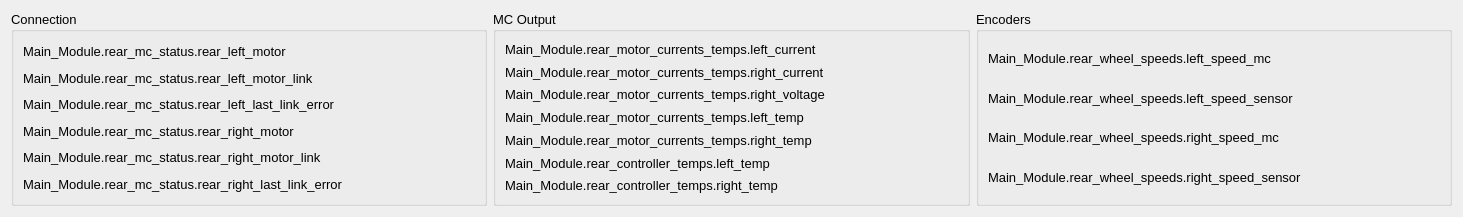
<?xml version="1.0" encoding="UTF-8"?>
<ui version="4.0">
 <class>motorViewer</class>
 <widget class="QWidget" name="motorViewer">
  <property name="geometry">
   <rect>
    <x>0</x>
    <y>0</y>
    <width>1463</width>
    <height>217</height>
   </rect>
  </property>
  <property name="windowTitle">
   <string>Form</string>
  </property>
  <layout class="QHBoxLayout" name="horizontalLayout">
   <item>
    <widget class="QGroupBox" name="groupBox_5">
     <property name="font">
      <font>
       <pointsize>10</pointsize>
      </font>
     </property>
     <property name="title">
      <string>Connection</string>
     </property>
     <layout class="QVBoxLayout" name="verticalLayout_4">
      <item>
       <widget class="CANVariableDisplay" name="label_17">
        <property name="font">
         <font>
          <pointsize>10</pointsize>
         </font>
        </property>
        <property name="text">
         <string>Main_Module.rear_mc_status.rear_left_motor</string>
        </property>
       </widget>
      </item>
      <item>
       <widget class="CANVariableDisplay" name="label_19">
        <property name="font">
         <font>
          <pointsize>10</pointsize>
         </font>
        </property>
        <property name="text">
         <string>Main_Module.rear_mc_status.rear_left_motor_link</string>
        </property>
       </widget>
      </item>
      <item>
       <widget class="CANVariableDisplay" name="label_21">
        <property name="font">
         <font>
          <pointsize>10</pointsize>
         </font>
        </property>
        <property name="text">
         <string>Main_Module.rear_mc_status.rear_left_last_link_error</string>
        </property>
       </widget>
      </item>
      <item>
       <widget class="CANVariableDisplay" name="label_18">
        <property name="font">
         <font>
          <pointsize>10</pointsize>
         </font>
        </property>
        <property name="text">
         <string>Main_Module.rear_mc_status.rear_right_motor</string>
        </property>
       </widget>
      </item>
      <item>
       <widget class="CANVariableDisplay" name="label_20">
        <property name="font">
         <font>
          <pointsize>10</pointsize>
         </font>
        </property>
        <property name="text">
         <string>Main_Module.rear_mc_status.rear_right_motor_link</string>
        </property>
       </widget>
      </item>
      <item>
       <widget class="CANVariableDisplay" name="label_22">
        <property name="font">
         <font>
          <pointsize>10</pointsize>
         </font>
        </property>
        <property name="text">
         <string>Main_Module.rear_mc_status.rear_right_last_link_error</string>
        </property>
       </widget>
      </item>
     </layout>
    </widget>
   </item>
   <item>
    <widget class="QGroupBox" name="groupBox_6">
     <property name="font">
      <font>
       <pointsize>10</pointsize>
      </font>
     </property>
     <property name="title">
      <string>MC Output</string>
     </property>
     <layout class="QVBoxLayout" name="verticalLayout_5">
      <item>
       <widget class="CANVariableDisplay" name="label_23">
        <property name="font">
         <font>
          <pointsize>10</pointsize>
         </font>
        </property>
        <property name="text">
         <string>Main_Module.rear_motor_currents_temps.left_current</string>
        </property>
       </widget>
      </item>
      <item>
       <widget class="CANVariableDisplay" name="label_24">
        <property name="font">
         <font>
          <pointsize>10</pointsize>
         </font>
        </property>
        <property name="text">
         <string>Main_Module.rear_motor_currents_temps.right_current</string>
        </property>
       </widget>
      </item>
      <item>
       <widget class="CANVariableDisplay" name="label_25">
        <property name="font">
         <font>
          <pointsize>10</pointsize>
         </font>
        </property>
        <property name="text">
         <string>Main_Module.rear_motor_currents_temps.right_voltage</string>
        </property>
       </widget>
      </item>
      <item>
       <widget class="CANVariableDisplay" name="label_29">
        <property name="font">
         <font>
          <pointsize>10</pointsize>
         </font>
        </property>
        <property name="text">
         <string>Main_Module.rear_motor_currents_temps.left_temp</string>
        </property>
       </widget>
      </item>
      <item>
       <widget class="CANVariableDisplay" name="label_30">
        <property name="font">
         <font>
          <pointsize>10</pointsize>
         </font>
        </property>
        <property name="text">
         <string>Main_Module.rear_motor_currents_temps.right_temp</string>
        </property>
       </widget>
      </item>
      <item>
       <widget class="CANVariableDisplay" name="label_31">
        <property name="font">
         <font>
          <pointsize>10</pointsize>
         </font>
        </property>
        <property name="text">
         <string>Main_Module.rear_controller_temps.left_temp</string>
        </property>
       </widget>
      </item>
      <item>
       <widget class="CANVariableDisplay" name="label_32">
        <property name="font">
         <font>
          <pointsize>10</pointsize>
         </font>
        </property>
        <property name="text">
         <string>Main_Module.rear_controller_temps.right_temp</string>
        </property>
       </widget>
      </item>
     </layout>
    </widget>
   </item>
   <item>
    <widget class="QGroupBox" name="groupBox_7">
     <property name="font">
      <font>
       <pointsize>10</pointsize>
      </font>
     </property>
     <property name="title">
      <string>Encoders</string>
     </property>
     <layout class="QVBoxLayout" name="verticalLayout">
      <item>
       <widget class="CANVariableDisplay" name="label_26">
        <property name="font">
         <font>
          <pointsize>10</pointsize>
         </font>
        </property>
        <property name="text">
         <string>Main_Module.rear_wheel_speeds.left_speed_mc</string>
        </property>
       </widget>
      </item>
      <item>
       <widget class="CANVariableDisplay" name="label_28">
        <property name="font">
         <font>
          <pointsize>10</pointsize>
         </font>
        </property>
        <property name="text">
         <string>Main_Module.rear_wheel_speeds.left_speed_sensor</string>
        </property>
       </widget>
      </item>
      <item>
       <widget class="CANVariableDisplay" name="label_27">
        <property name="font">
         <font>
          <pointsize>10</pointsize>
         </font>
        </property>
        <property name="text">
         <string>Main_Module.rear_wheel_speeds.right_speed_mc</string>
        </property>
       </widget>
      </item>
      <item>
       <widget class="CANVariableDisplay" name="label_33">
        <property name="font">
         <font>
          <pointsize>10</pointsize>
         </font>
        </property>
        <property name="text">
         <string>Main_Module.rear_wheel_speeds.right_speed_sensor</string>
        </property>
       </widget>
      </item>
     </layout>
    </widget>
   </item>
  </layout>
 </widget>
 <customwidgets>
  <customwidget>
   <class>CANVariableDisplay</class>
   <extends>QLabel</extends>
   <header>display_widgets.variables.can_variable_display</header>
  </customwidget>
 </customwidgets>
 <resources/>
 <connections/>
</ui>
